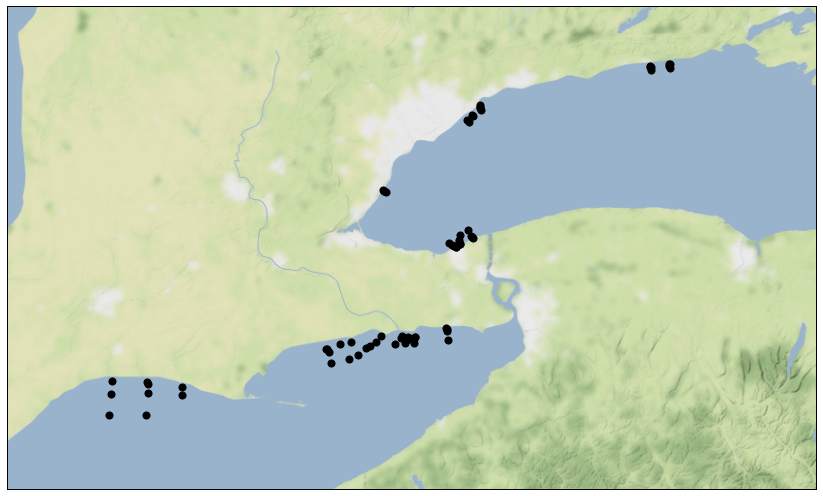
#> input picture _build/.doctrees/nbsphinx/explore-dataset-colab_TableDataExploration_20_0.png, 823 x 496 px
$ python -i utils.py   (imports and definitions only)   (older library calls are emulated)
#> lines starting #> are read from the running program, lines starting #| are printed output that depends on the picture; after the words box and inside, x2 and y2 are one past the last pixel; in counts of white or black regions, pixels touching at a corner belong together
import cv2
import numpy as np

from skimage import transform
from sklearn.cluster import KMeans
from numpy.linalg import norm

DP1, DP2 = 0, 1  # indices, `DP' = data point
X, Y = 0, 1


def draw_lines_from_coords(image, coords):
    """Draw lines on an image specified by their endpoints
    in coords using OpenCV"""
    for i in range(len(coords)):
        cv2.line(
            image,
            (int(coords[i, DP1, X]), int(coords[i, DP1, Y])),
            (int(coords[i, DP2, X]), int(coords[i, DP2, Y])),
            (0, 0, 255), 5, cv2.LINE_AA
        )
    return image


def line_intersection(line1, line2):
    """Return the intersection between two lines
    given two points from each."""
    xdiff = (line1[0][0] - line1[1][0], line2[0][0] - line2[1][0])
    ydiff = (line1[0][1] - line1[1][1], line2[0][1] - line2[1][1])

    def det(a, b):
        return a[0] * b[1] - a[1] * b[0]

    div = det(xdiff, ydiff)
    if div == 0:
        return None

    d = (det(*line1), det(*line2))
    x = det(d, xdiff) / div
    y = det(d, ydiff) / div
    return x, y

'''
def get_intersection_pts(coords, img_w, img_h):
    """Finds intersections between points in coords,
    and performs basic error checking."""

    X  ,   Y = 0, 1
    DP1, DP2 = 0, 1

    corners = []
    for i in range(len(coords)):
        for j in range(i + 1, len(coords)):
            intersection = line_intersection(
                (coords[i, DP1], coords[i, DP2]),
                (coords[j, DP1], coords[j, DP2])
            )
            # check if intersection is a valid corner
            if intersection is not None:
                cond1 = 0 < intersection[X] and intersection[X] < img_w
                cond2 = 0 < intersection[Y] and intersection[Y] < img_h
                if cond1 and cond2:
                    corners.append(intersection)
    return np.asarray(corners)
'''


def get_intersection_pts(coords, img_w, img_h):
    """Finds intersections between points in coords,
    and performs basic error checking."""

    X  ,   Y = 0, 1
    DP1, DP2 = 0, 1

    corners = []
    for i in range(len(coords)):

        d0 = coords[i, DP2] - coords[i, DP1]
        d0_norm = np.linalg.norm(d0)
        try:
            d0 /= d0_norm
        except:
            print('exception')

        for j in range(i + 1, len(coords)):

            d1 = coords[j, DP2] - coords[j, DP1]
            d1_norm = np.linalg.norm(d1)
            try:
                d1 /= d1_norm
            except:
                print('exception')

            if np.linalg.norm(d1) < 1.1 and np.linalg.norm(d0) < 1.1:
                angle = np.rad2deg(np.arccos(np.minimum(1, np.dot(d0, d1))))
            else:
                angle = 90

            intersection = line_intersection(
                (coords[i, DP1], coords[i, DP2]),
                (coords[j, DP1], coords[j, DP2])
            )
            # check if intersection is a valid corner
            if intersection is not None:
                cond1 = 0 < intersection[X] and intersection[X] < img_w
                cond2 = 0 < intersection[Y] and intersection[Y] < img_h
                """
                Want to find intersections between parallel lines,
                which have a dot product close to one"""
                cond3 = angle > 20
                '''
                # check that corner is not too close to existing corners
                # note: no longer necessary with k-means
                cond4 = True
                for k in range(len(corners)):
                    dist = np.linalg.norm(np.array(intersection) - np.array(corners[k]))
                    if dist < 30:
                        cond4 = False
                '''
                if cond1 and cond2 and cond3:
                    corners.append(intersection)
    return np.asarray(corners)


# [7 lines left out: function compute_pairwise_distances, not called in this run]


def compute_pairwise_angles(points):
    """Returns angle in degrees between all points"""
    angles = []
    for i in range(len(points)):
        d0 = points[i, DP2] - points[i, DP1]
        d0 /= np.linalg.norm(d0)
        for j in range(i + 1, len(points)):
            d1 = points[j, DP2] - points[j, DP1]
            d1 /= np.linalg.norm(d1)
            angles.append(
                (i, j, int(np.arccos(
                    np.minimum(1, np.dot(d0, d1))) * (180 / np.pi))
                )
            )
    return np.asarray(angles)


def find_parallel(angles, tol):
    parallel_mask  = angles < tol
    greater_180_mask = angles > 180 - tol
    less_180_mask = angles < 180 + tol
    parallel_mask |= (greater_180_mask & less_180_mask)
    return parallel_mask


def get_outlier_angle_mask(angles, tol):
    """Returns a mask that masks out lines at invalid angles"""
    greater_180_mask = angles[:, 2] > 180 + tol
    less_180_mask = angles[:, 2] < 180 - tol
    greater_90_mask = angles[:, 2] > 90 + tol
    less_90_mask = angles[:, 2] < 90 - tol
    greater_tol_mask = angles[:, 2] > tol
    outlier_angle_mask  = greater_180_mask
    outlier_angle_mask |= (less_180_mask & greater_90_mask)
    outlier_angle_mask |= (less_90_mask & greater_tol_mask)
    return outlier_angle_mask


# [8 lines left out: function centroid_and_crop_pts_naive, not called in this run]


def centroid_and_crop_pts_kmeans(corners):
    """Use K-means clustering to optimally find the
    image centroid and four crop points given
    at least four corner points"""

    kmeans = KMeans(n_clusters=4, random_state=0).fit(corners)

    centroid = kmeans.cluster_centers_.mean(axis=0)

    crop = []
    for i in range(4):
        cluster = corners[kmeans.labels_ == i]
        intra_cluster_d2centroid = np.linalg.norm(cluster - centroid, axis=1)
        indices = np.argsort(intra_cluster_d2centroid)
        crop.append(cluster[indices][0].astype('int'))
    crop = np.asarray(crop)
    return centroid, crop, kmeans.cluster_centers_


# [17 lines left out: function centroid_and_crop_kmeans, not called in this run]


def reject_outlier_lines(coords, tol):
    """Rejects lines between (0 + tol) to (90 - tol) degrees
    """
    angles = compute_pairwise_angles(coords.astype('float'))

    # check for outlier angles
    outlier_angle_mask = get_outlier_angle_mask(angles, tol)

    # remove the offending lines if any
    if outlier_angle_mask.sum() > 0:
        candidate_outlier_line_idx, cts = np.unique(
            angles[outlier_angle_mask, :2], return_counts=True)
        outlier_line_idx = candidate_outlier_line_idx[cts > cts.min()]

        coord_list = coords.tolist()
        for idx in sorted(outlier_line_idx, reverse=True):
            coord_list.pop(idx)
        coords = np.asarray(coord_list)

    return coords


def merge_noisy_lines(coords):
    """Combine approximately parallel lines
    """
    l2m = []  # stores indices of lines to merge
    TOL = 5
    CUR_LINE_IDX = 0
    OTHER_LINE_IDX = 1
    ANGLE_IDX = 2

    if len(coords) > 1:
        angles = compute_pairwise_angles(coords.astype('float'))

        n_lines_orig = len(coords)

        # find candidate lines to be merged
        for i in range(n_lines_orig):
            # get angle of all lines wrt current line i
            cur_angles = angles[angles[:, CUR_LINE_IDX] == i]
            # find all lines that are parallel to line i
            par_angles = cur_angles[find_parallel(cur_angles[:, ANGLE_IDX], TOL)]
            # compare endpoints
            par_lines = par_angles[:, OTHER_LINE_IDX] # other line indices
            # distance between endpoints
            pointwise_dist = norm(np.minimum(
                np.maximum(coords[i, DP1] - coords[par_lines, DP1],
                           coords[i, DP1] - coords[par_lines, DP2]),
                np.maximum(coords[i, DP2] - coords[par_lines, DP1],
                           coords[i, DP2] - coords[par_lines, DP2])), axis=1)

            # parallel lines with close endpoints can be merged with line i
            to_merge_idx = par_lines[pointwise_dist < 20]  # may need to tune this val

            for item in to_merge_idx:
                l2m.append(item)

            a = coords[[i] + to_merge_idx.tolist()].copy()
            """We sort by the higher variance dimension so that the
            compatible values end up in the same place (either in the
            data point 1 (DP1) or DP2 position). Since we already checked
            that the lines are parallel, we know the other dimension
            (X or Y) is of low variance. For example, we want

            [[687 540]        [[687 38]
             [687  38]]        [687  540]]
                         ==>
            [[681  39]        [[681  39]
             [698 541]]]       [698 541]]]

            so that for the merged line, we average 38 with 39,
            and not 540 with 39. For cmd below refer to docs
            - https://docs.scipy.org/doc/numpy/reference/generated/numpy.ndarray.view.html
            - https://stackoverflow.com/questions/2828059/sorting-arrays-in-numpy-by-column/30623882
            """
            if np.var(a[:, :, X]) < np.var(a[:, :, Y]):
                # 'i8' means 8-byte integer, order is col for sorting with respect to
                a = np.sort(a.view('i8, i8'), order=['f1'], axis=1).view(np.int)
            else:
                a = np.sort(a.view('i8, i8'), order=['f0'], axis=1).view(np.int)

            coords[i] = np.array([[a[:, DP1, X].mean(), a[:, DP1, Y].mean()],
                                  [a[:, DP2, X].mean(), a[:, DP2, Y].mean()]])

        # remove redundant lines
        coord_list = coords.tolist()
        # get the unique indices in lines-to-merge, then back to list
        l2m = np.unique(np.asarray(l2m)).tolist()
        for idx in sorted(l2m, reverse=True):
            popped = coord_list.pop(idx)
            #print(idx, popped)
        coords = np.asarray(coord_list)
        assert len(coords) == n_lines_orig - len(l2m)

    return coords


def crop_still_image(img, rho=1, theta=np.pi/90, mll=300, mlg=100, threshold=100, ds=1, canny_1=30, canny_2=400, outlier_angle_thresh=20, do_draw=True):
    """Crop the quadrat from a still image 'img'.

    @param rho -- Distance resolution of the accumulator (pixels).
    @param theta -- Angle resolution of the accumulator (radians).
    @param threshold -- Accumulator threshold, return lines with
                        more than threshold of votes. (intersection points)
    @param minLineLength -- Minimum line length. Line segments shorter than
                            that are rejected. (pixels)
    @param maxLineGap -- Maximum allowed gap between points on the same line
                         to link them. (pixels)
    @param canny_threshold1 Histeresis threshold 1
    @param canny_threshold2 Histeresis threshold 2
    """
#> called with rho = 1, theta = 0.0349, mll = 300, mlg = 100, threshold = 100, ds = 1, canny_1 = 30, canny_2 = 400
    trim_px = 2
    DP1, DP2 = 0, 1
    X, Y = 0, 1

    gray = cv2.cvtColor(img, cv2.COLOR_RGB2GRAY)
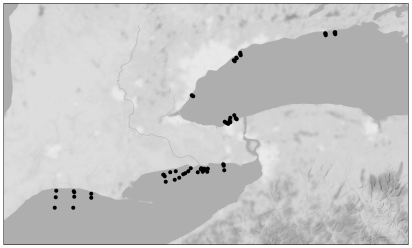
#> gray: shape (496, 823) (shown at 1/2 size); min 0, max 255, mean 198.7

    linesP = [i for i in np.arange(17)]
    while len(linesP) > 14:
        # run the Canny edge detector on the rotated gray scale image
        edges = cv2.Canny(img, threshold1=canny_1, threshold2=canny_2, L2gradient=False)
        edges = edges[trim_px:-trim_px, trim_px:-trim_px]
        # run the probabilistic hough lines transform
        linesP = cv2.HoughLinesP(edges, rho, theta, threshold=threshold, minLineLength=mll, maxLineGap=mlg)
        if linesP is None:
            break
        canny_2 += 10
#> this loop made 1 pass
#> pass 1, in crop_still_image, `edges = cv2.Canny(img, threshold1=canny_1, threshold2=canny_2, L2gradi..`:
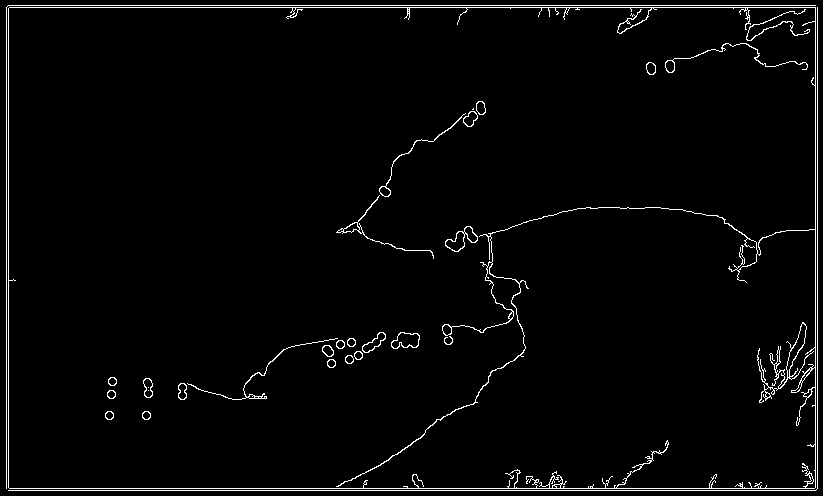
#> edges: shape (496, 823); 2.5% white in thin lines or dots
#> pass 1, in crop_still_image, `edges = edges[trim_px:-trim_px, trim_px:-trim_px]`:
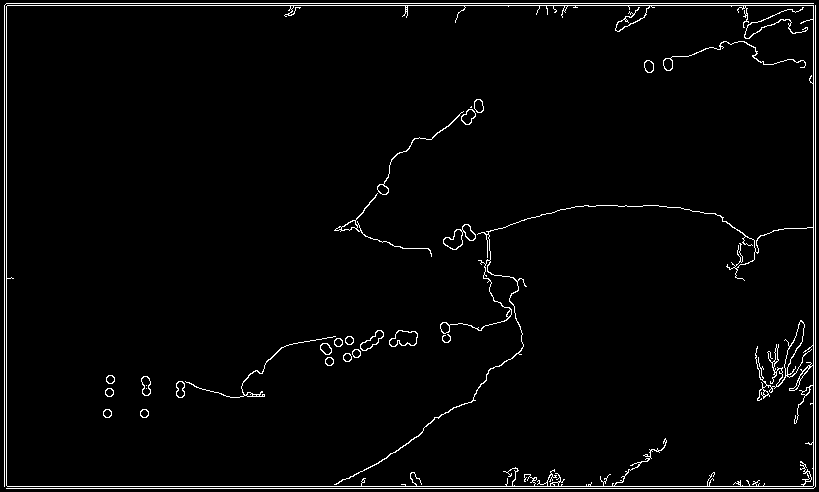
#> edges: shape (492, 819); 2.5% white in thin lines or dots
#> after the loop, canny_2 = 410

    img = img[trim_px:-trim_px, trim_px:-trim_px, :]
    #img = np.ascontiguousarray(img, dtype=np.uint8)
    img_h = img.shape[0]
    img_w = img.shape[1]

    # @param lines The extremes of the detected lines if any (<N_LINES_FOUND>, 1, x_0, y_0, x_1, y_1). (pixels)\
    if linesP is not None:
        coords = np.zeros((len(linesP), 2, 2)).astype('int') # points, start/end, x/y
        for i in range(len(linesP)):
            l = linesP[i][0]
            coords[i, DP1, X] = l[0] # x1
            coords[i, DP1, Y] = l[1] # y1
            coords[i, DP2, X] = l[2] # x2
            coords[i, DP2, Y] = l[3] # y2
#> this loop made 8 passes
#> l on passes 1 to 8: [6, 3, 813, 3], [4, 5, 815, 5], [6, 488, 813, 488], [4, 486, 815, 486], [813, 485, 813, 6], [815, 485, 815, 6], [4, 485, 4, 6], [6, 485, 6, 6]

        # clean up coordinates
        if len(linesP) > 1:
            coords = reject_outlier_lines(coords, outlier_angle_thresh)
#> the loop in compute_pairwise_angles, `for i in range(len(points)):` made 8 passes
#> d0 on passes 1 to 8: [1, 0], [1, 0], [1, 0], [1, 0], [0, -1], [0, -1], [0, -1], [0, -1]
#> after the loop in compute_pairwise_angles, `for i in range(len(points)):`: angles = 28 items, first 6: (0, 1, 0), (0, 2, 0), (0, 3, 0), (0, 4, 90), (0, 5, 90), (0, 6, 90)
#> in reject_outlier_lines, `angles = compute_pairwise_angles(coords.astype('float'))`: angles = 28 rows, first 8: [0, 1, 0], [0, 2, 0], [0, 3, 0], [0, 4, 90], [0, 5, 90], [0, 6, 90], [0, 7, 90], [1, 2, 0]
            coords = merge_noisy_lines(coords.astype('int64'))
#> the loop in compute_pairwise_angles (call 2), `for i in range(len(points)):` made 8 passes
#> in merge_noisy_lines, `n_lines_orig = len(coords)`: n_lines_orig = 8
#> the loop in merge_noisy_lines, `for i in range(n_lines_orig):` made 8 passes
#> (parallel_mask in find_parallel, greater_180_mask in find_parallel, less_180_mask in find_parallel, par_angles, par_lines, pointwise_dist, a) on passes 2, 6: ([True, True, False, False, False, False], [False, False, False, False, False, False], [True, True, True, True, True, True], [[1, 2, 0], [1, 3, 0]], [2, 3], [483, 481], [[4, 5], [815, 5]]), ([True, True], [False, False], [True, True], [[5, 6, 0], [5, 7, 0]], [6, 7], [811, 809], [[815, 6], [815, 485]])
#> after the loop in merge_noisy_lines, `for i in range(n_lines_orig):`: l2m = [1, 3, 5, 7]
#> in merge_noisy_lines, `coord_list = coords.tolist()`: coord_list = [[[5, 4], [814, 4]], [[4, 5], [815, 5]], [[5, 487], [814, 487]], [[4, 486], [815, 486]], [[814, 6], [814, 485]], [[815, 6], [815, 485]], [[5, 6], [5, 485]], [[6, 6], [6, 485]]]
#> the loop in merge_noisy_lines, `for idx in sorted(l2m, reverse=True):` made 4 passes
#> (idx, popped) on passes 1, 2, 4: (7, [[6, 6], [6, 485]]), (5, [[815, 6], [815, 485]]), (1, [[4, 5], [815, 5]])

        print('Using %d of %d lines' % (len(coords), len(linesP)))
#| Using 4 of 8 lines

        if len(coords) < 8:
            print('It is likely that: \n i)  all four quadtrat corners are not visible \n ii) image is blurry, or partly occluded')

        # attempt to rotate the image
        if len(coords) > 3:
            angles = []
            for j in range(len(coords)):
                dx = coords[j][DP2][X] - coords[j][DP1][X]
                dy = coords[j][DP2][Y] - coords[j][DP1][Y]
                a = np.round(np.rad2deg(np.arctan2(dy, dx)))
                a = a - 90 if a > 90 else a
                angles.append(a)
#> this loop made 4 passes
#> (dx, dy, a) on passes 1 to 4: (809, 0, 0), (809, 0, 0), (0, 479, 90), (0, 479, 90)
#> after the loop, angles = [0, 0, 90, 90]
            angles = np.asarray(angles)
            rot_deg = np.abs(angles).min()
#> rot_deg = 0

            # create a rotation matrix to rotate the coord matrix
            t = np.deg2rad(rot_deg)
#> t = 0

            R = np.array([[np.cos(t), -np.sin(t)],
                          [np.sin(t),  np.cos(t)]])
#> R = [[1, 0], [0, 1]]
            coordsR = np.dot(coords, R)

            # comment this line!
            y_offset = coords[0, DP1, Y] - coordsR[0, DP1, Y]
#> y_offset = 0
            x_offset = coords[0, DP1, X] - coordsR[0, DP1, X]
#> x_offset = 0
            for i in range(len(coordsR)):
                coordsR[i, :, Y] += y_offset
                coordsR[i, :, X] += x_offset
#> this loop made 4 passes

            # center of rotation (rows, cols)
            center = (coords[0, DP1, X], coords[0, DP1, Y])
#> center = (5, 4)

            img = transform.rotate(
                np.ascontiguousarray(img, dtype=np.uint8), rot_deg, center=center, resize=False)
            img = (255 * img).astype(np.uint8)

            # draw lines on canvas from coordsR
            if do_draw:
                img = draw_lines_from_coords(img, coordsR)
#> the loop in draw_lines_from_coords, `for i in range(len(coords)):` made 4 passes
#> after the loop in draw_lines_from_coords, `for i in range(len(coords)):`:
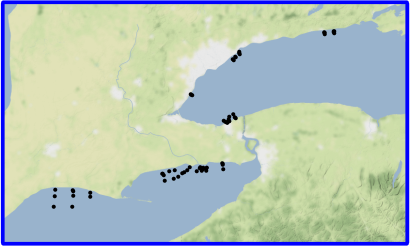
#> image: shape (492, 819, 3) (shown at 1/2 size); mean R, G, B 180.8, 195.8, 185.1

            # find all intersection points
            if len(linesP) > 1:
                corners_np = get_intersection_pts(coordsR, img_w, img_h)
#> the loop in get_intersection_pts, `for i in range(len(coords)): ` made 4 passes
#> (d0, d0_norm) on passes 1 to 2: ([1, 0], 809), ([1, 0], 809)
#> after the loop in get_intersection_pts, `for i in range(len(coords)):`: corners = [(814, 4), (5, 4), (814, 487), (5, 487)]
#> corners_np = [[814, 4], [5, 4], [814, 487], [5, 487]]
                if do_draw:
                    for i in range(len(corners_np)):
                        cv2.circle(img, (int(corners_np[i, 0]),
                                         int(corners_np[i, 1]) ), 25,
                                   (255, 0, 0), thickness=8, lineType=8, shift=0)
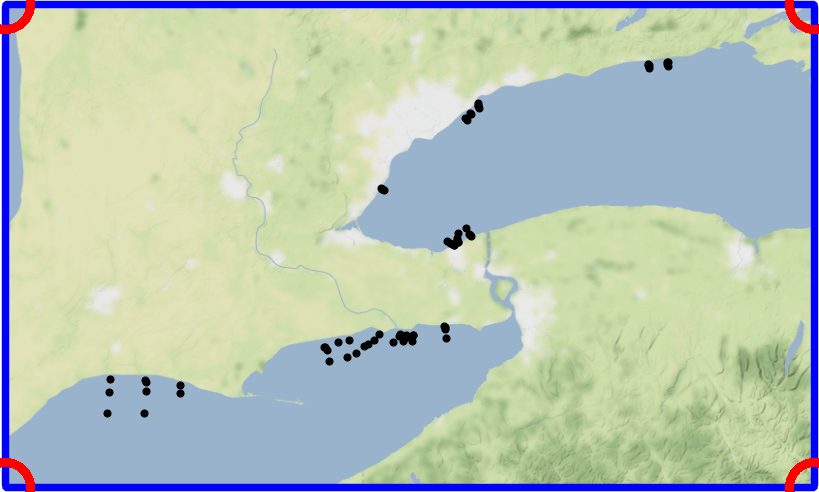
#> img: shape (492, 819, 3); 0.44% of pixels changed, all inside (x1, y1, x2, y2) = (0, 0, 819, 492)

            if len(corners_np) >= 4:
                if len(np.unique(corners_np, axis=0)) >= 4:
                    centroid, crop, cluster_centers = centroid_and_crop_pts_kmeans(corners_np)
#> in centroid_and_crop_pts_kmeans, `centroid = kmeans.cluster_centers_.mean(axis=0)`: centroid = [409.5, 245.5]
#> the loop in centroid_and_crop_pts_kmeans, `for i in range(4):` made 4 passes
#> after the loop in centroid_and_crop_pts_kmeans, `for i in range(4):`: crop = [[814, 487], [5, 487], [814, 4], [5, 4]]
#> centroid = [409.5, 245.5]; crop = [[814, 487], [5, 487], [814, 4], [5, 4]]; cluster_centers = [[814, 487], [5, 487], [814, 4], [5, 4]]
                    if do_draw:
                        cv2.circle(img, (int(centroid[0]), int(centroid[1])), 20,
                                   (0, 0, 0), thickness=6, lineType=8, shift=0)
#> img: shape (492, 819, 3); 0.22% of pixels changed, all inside (x1, y1, x2, y2) = (386, 222, 433, 269)
                        for i in range(len(crop)):
                            cv2.circle(img, ( int(crop[i, 0]), int(crop[i, 1]) ), 10,
                                       (255, 255, 255), thickness=8, lineType=8, shift=0)
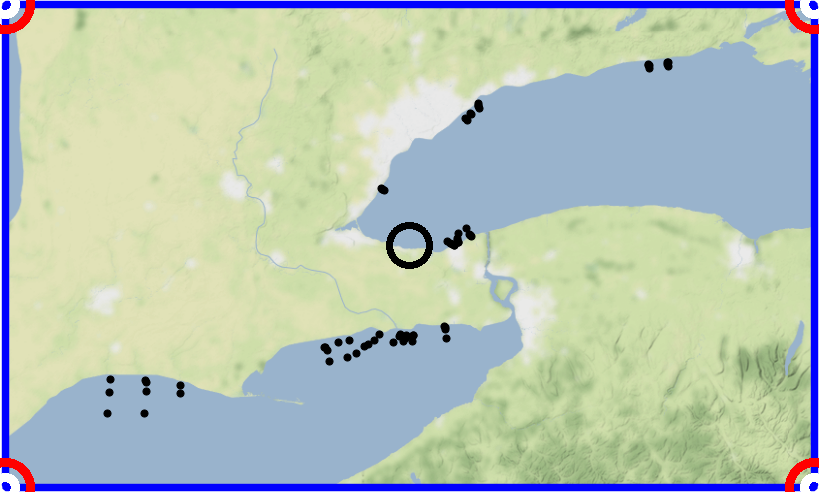
#> img: shape (492, 819, 3); mean R, G, B 181.4, 195.2, 183.8
                        # Draw k-means cluster centers with big green circles
                        for i in range(len(cluster_centers)):
                            cv2.circle(img, (int(cluster_centers[i, 0]),
                                             int(cluster_centers[i, 1])), 40,
                                       (0, 255, 0), thickness=8, lineType=8, shift=0)
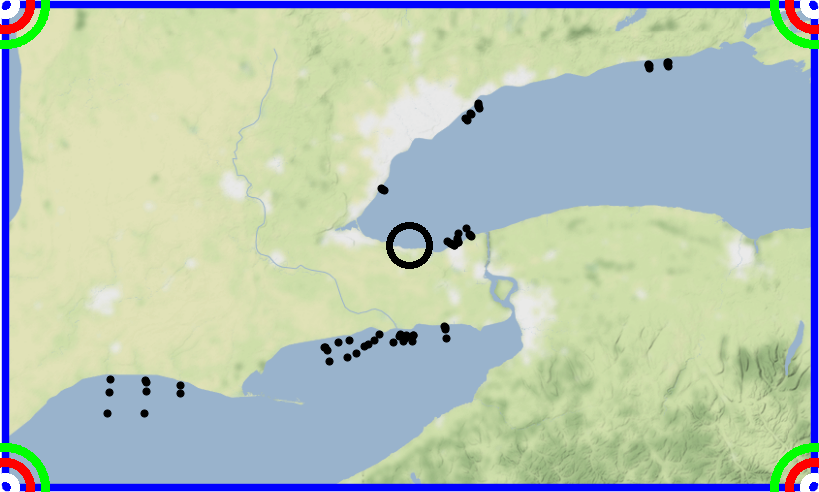
#> img: shape (492, 819, 3); 0.64% of pixels changed, all inside (x1, y1, x2, y2) = (0, 0, 819, 492)
                    return img, edges, crop

    return img, edges, np.zeros(1)


# [256 lines left out: functions crop_still_image_no_rotate, draw_lines, draw_all_lines, not called in this run]

>>> import cv2
>>> picture = cv2.cvtColor(cv2.imread('../_build/.doctrees/nbsphinx/explore-dataset-colab_TableDataExploration_20_0.png'), cv2.COLOR_BGR2RGB)
>>> result = crop_still_image(picture)
